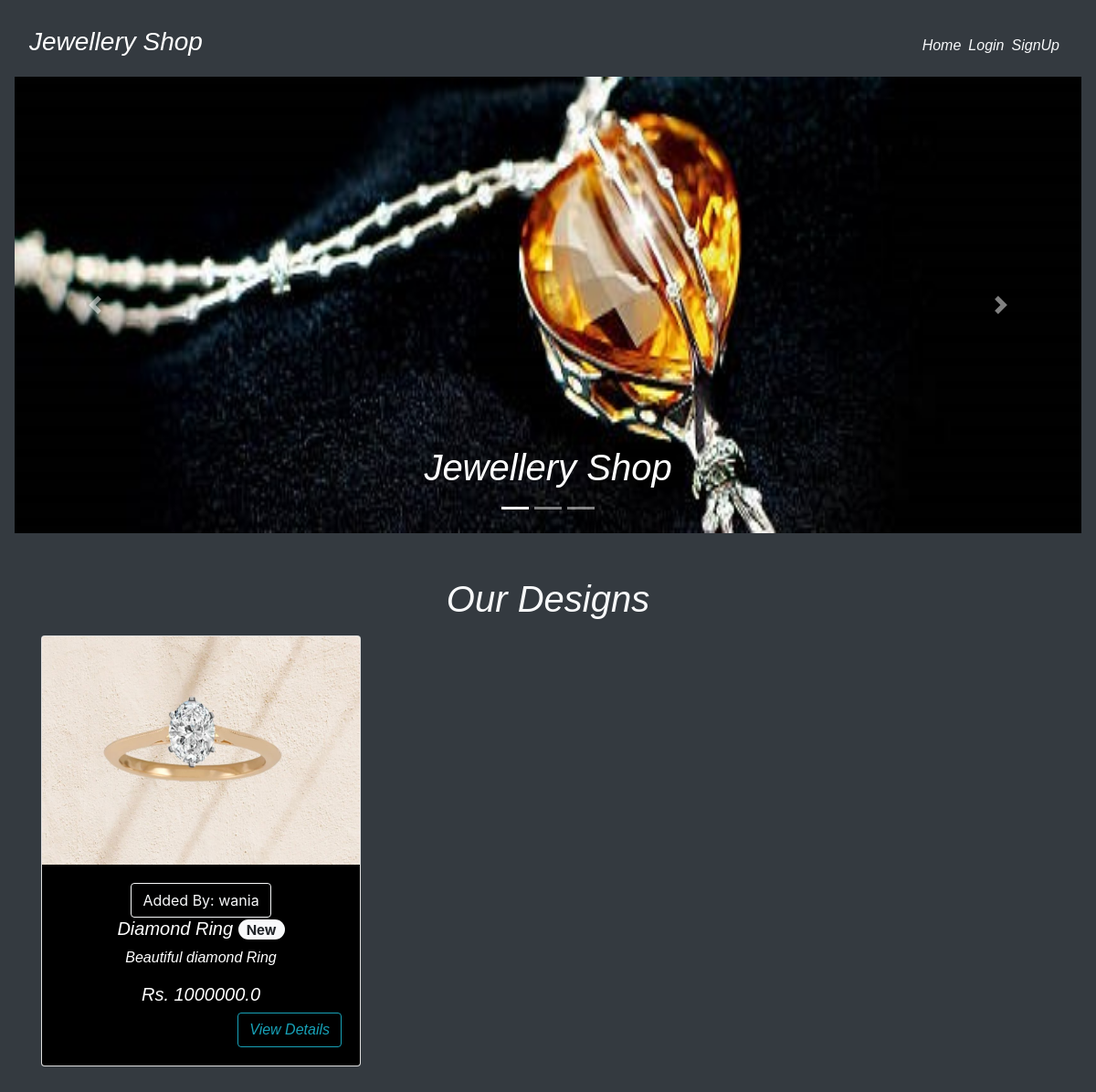
The page / on the database its author committed.
### main/models.py (models this page shows, shortened)
class Item(models.Model):
    LABELS = (
        ('BestSeller', 'BestSeller'),
        ('New', 'New'),
        ('Unique', 'Unique'),
        ('Antique', 'Antique'),
    )
    title = models.CharField(max_length=150)
    description = models.CharField(max_length=250,blank=True)
    price = models.FloatField()
    pieces = models.IntegerField(default=6)
    image = models.ImageField(default='default.png', upload_to='images/')
    labels = models.CharField(max_length=25, choices=LABELS, blank=True)
    slug = models.SlugField(default="Jewellery_Shop")
    created_by = models.ForeignKey(User, on_delete=models.CASCADE)
    Email = models.CharField(max_length=150, null=True)

### main/views.py (the view)
# urls.py: path('', MenuListView.as_view(), name='home'),
class MenuListView(ListView):
    model = Item
    template_name = 'main/home.html'
    context_object_name = 'menu_items'

### main/templates/main/home.html (shortened to what this page needs)
{% extends "main/layout.html" %}
{% block content %}
  <div class="home bg-dark">
    <div id="carouselExampleCaptions" class="carousel slide mb-5" data-ride="carousel" style="height: 500px;">
        <ol class="carousel-indicators">
          <li data-target="#carouselExampleCaptions" data-slide-to="0" class="active"></li>
          <li data-target="#carouselExampleCaptions" data-slide-to="1"></li>
          <li data-target="#carouselExampleCaptions" data-slide-to="2"></li>
        </ol>
        <div class="carousel-inner">
          <div class="carousel-item active">
            <img src="../media/b2.jpg" class="d-block w-100" alt="Silver Ring" height="500px">
            <div class="carousel-caption d-none d-md-block text-dark">
              <h1 style="color: white; font-style: italic; font-family: sans-serif; ">Jewellery Shop</h1>
            </div>
          </div>
        </div>
        <a class="carousel-control-prev" href="#carouselExampleCaptions" role="button" data-slide="prev">
          <span class="carousel-control-prev-icon" aria-hidden="true"></span>
        </a>
        <a class="carousel-control-next" href="#carouselExampleCaptions" role="button" data-slide="next">
          <span class="carousel-control-next-icon" aria-hidden="true"></span>
        </a>
    </div>
    <div class="container">
      <h1 style="color: white; font-style: italic; font-family: sans-serif; " class="text-center text-light mb-3">Our Designs</h1>
      <div class="row">
        {% for item in menu_items %}
            <div class="col-sm-4">
                <div class="card mb-3" style="height: fit-content; overflow: auto;">
                  <img src="{{ item.image.url }}" style="height: 250px;">
                    <div style="background-color: black;" class="card-body text-center">
                      <button class="btn btn-outline-light">Added By: {{ item.created_by }}</button>
                      <h5 class="text-center"><a style="color: white; font-style: italic; font-family: sans-serif; " href="{% url 'main:design' item.slug %}">{{ item.title }} </a><span class="badge badge-pill badge-light">{{ item.labels }}</span></h5>
                      <p style="color: white; font-style: italic; font-family: sans-serif; " class="text-center">{{ item.description }}</p>
                      <h5 style="color: white; font-style: italic; font-family: sans-serif; " class="text-center">Rs. {{ item.price }}</h5>
                      <a style=" font-style: italic; font-family: sans-serif; " href="{% url 'main:design' item.slug %}" class="btn btn-outline-info float-right">View Details</a>
                    </div>
                </div>
            </div>
        {% endfor %}
      </div>
    </div>
  </div>
{% endblock content %}

### main/templates/main/layout.html (shortened to what this page needs)
{% load get_group %}
{% load static %}
<!DOCTYPE html>
<html class="p-3 mb-2 bg-dark text-white" lang="en">
<head>
    <link rel="stylesheet" href="https://maxcdn.bootstrapcdn.com/bootstrap/4.0.0/css/bootstrap.min.css">
    <link rel="stylesheet" type="text/css" href="{% static 'main/styles.css' %}">
</head>
<body>
    <nav class="navbar navbar-expand-lg navbar-dark bg-dark" >
        <a style="color: white; font-style: italic; font-family: sans-serif; " class="navbar-brand" href="/"><h3>Jewellery Shop</h3></a>
        <div class="collapse navbar-collapse" id="navbarNav">
            <ul class="navbar-nav ml-auto">
                    <li><a style="color: white; font-style: italic; font-family: sans-serif; " href="{% url 'main:home' %}" class="mr-2 text-light">Home</a></li>
                {% if user.is_authenticated %}
                    {% if request.user|has_group:"admin_owner" %}
                        <li><a style="color: white; font-style: italic; font-family: sans-serif; " href="{% url 'main:admin_dashboard' %}" class="mr-2 text-light">DashBoard</a></li>
                        <li>
                            <form class="logout-link" action="{% url 'accounts:logout' %}" method="post">
                                {% csrf_token %}
                                <button  type="submit" class="btn btn-outline-light mr-2">Logout</button>
                            </form>
                        </li>
                    {% else %}
                        <li><a style="color: white; font-style: italic; font-family: sans-serif; " href="{% url 'main:cart' %}" class="mr-2 text-light">My Cart🛒</a></li>
                        <li><a style="color: white; font-style: italic; font-family: sans-serif; " href="{% url 'main:order_details' %}" class="mr-2 text-light">Your Orders</a></li>
                        <li><a style="color: white; font-style: italic; font-family: sans-serif; " href="{% url 'main:edit' %}" class="mr-2 text-light">Edit Profile</a></li>
                        <li>
                            <form class="logout-link" action="{% url 'accounts:logout' %}" method="post">
                                {% csrf_token %}
                                <button type="submit" class="btn btn-dark mr-2">Logout</button>
                            </form>
                        </li>
                    {% endif %}
                {% else %}
                    <li><a style="color: white; font-style: italic; font-family: sans-serif; " href="{% url 'accounts:login' %}" class="mr-2 text-light">Login</a></li>
                    <li><a style="color: white; font-style: italic; font-family: sans-serif; " href="{% url 'accounts:signup' %}" class="mr-2 text-light">SignUp</a></li>
                {% endif %}
            </ul>
        </div>
    </nav>
    <main role="main">
        {% block content %}{% endblock %}
    </main>

### rows shown on the page
Item: image (picture), created_by "wania", title "Diamond Ring", labels "New", description "Beautiful diamond Ring", price "1000000.0"
